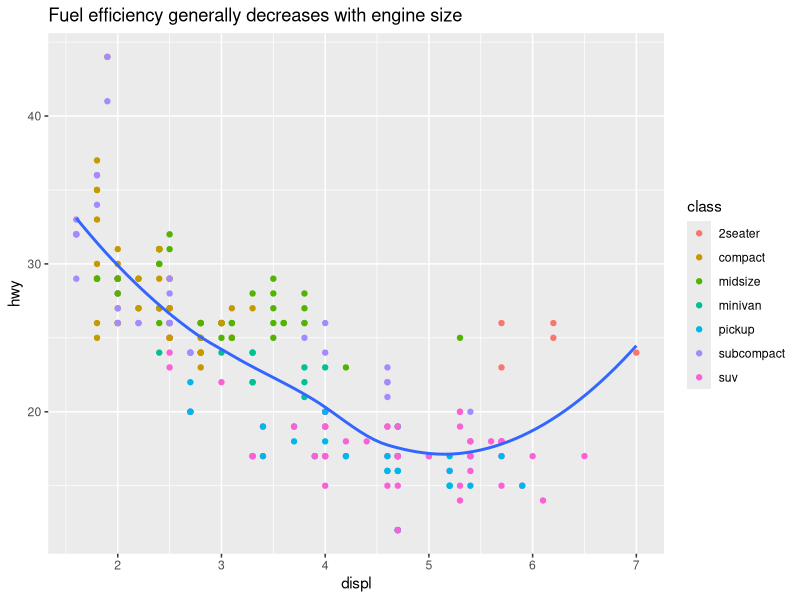
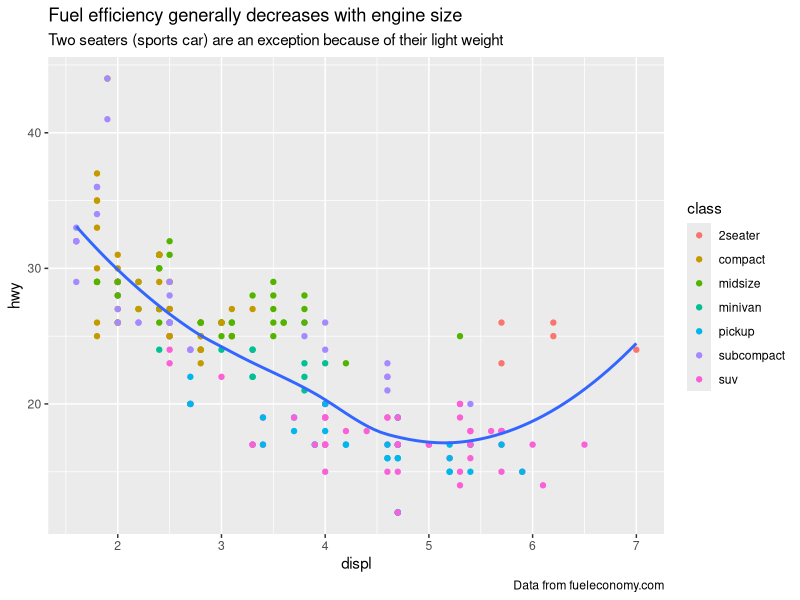
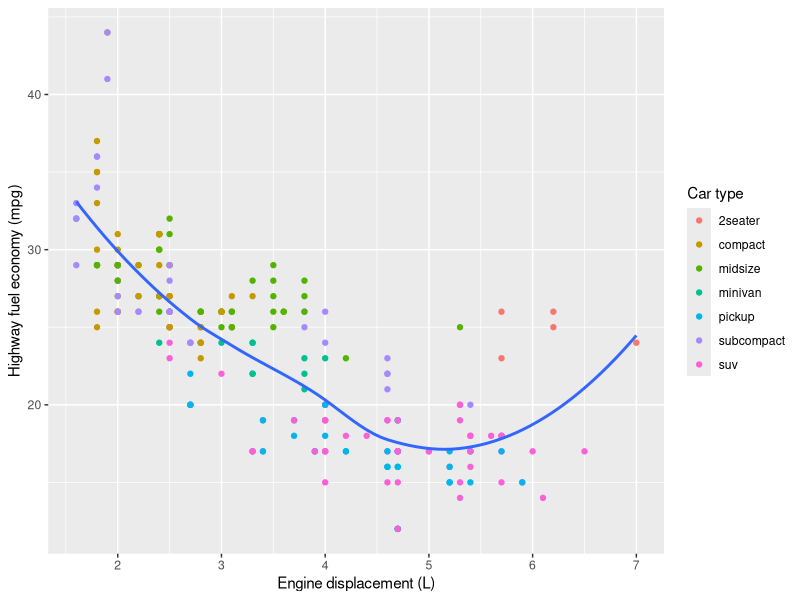
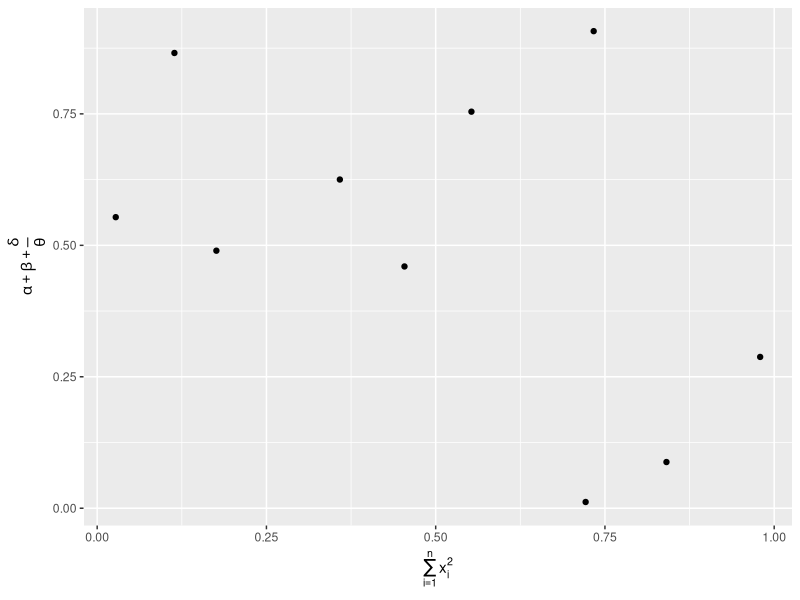
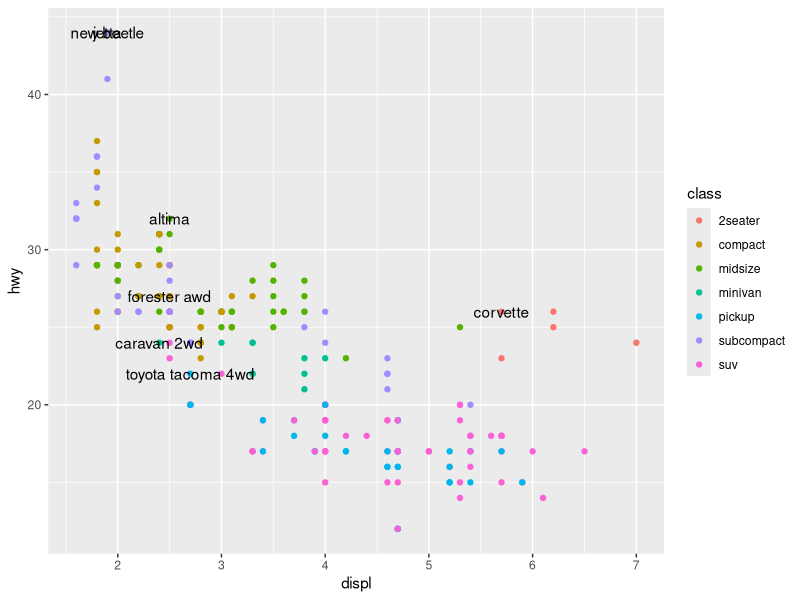
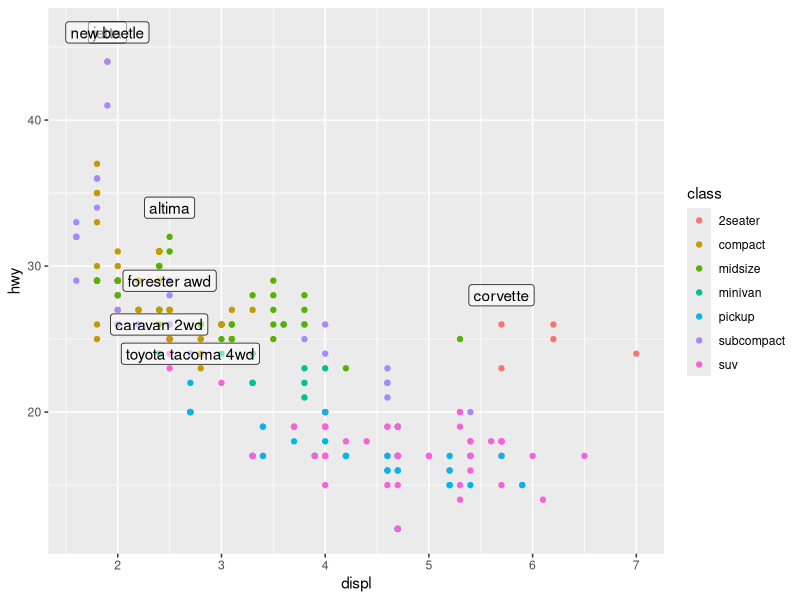
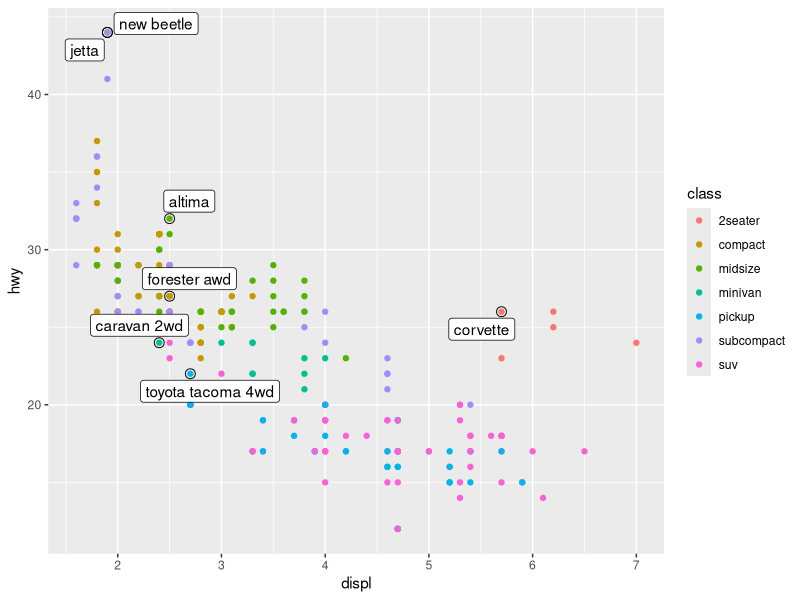
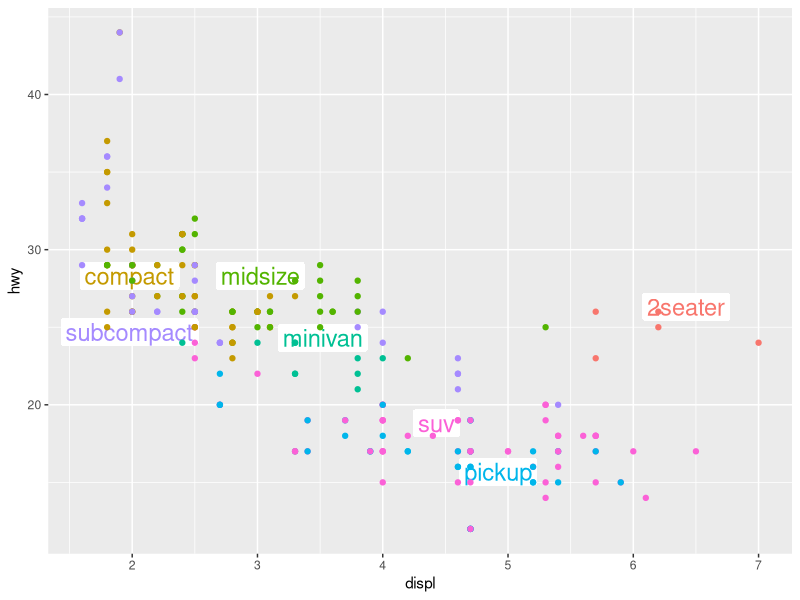

R code for these plots, in order:
## ---- chunk 1
knitr::opts_chunk$set(collapse = TRUE, dev = "png", comment = "#>")
#Sys.setlocale('LC_ALL','C') # Embed this directly in the Rmarkdown script that contains the Chinese character comment
options(digits=3)
options(max.print=200)
## ---- chunk 2
library(tidyverse)
## ---- chunk 3
ggplot(mpg, aes(displ, hwy)) + 
    geom_point(aes(color = class)) + 
    geom_smooth(se = FALSE) + 
    labs(
        title = paste(
            "Fuel efficiency generally decreases with",
            "engine size"
        )
    )
## ---- chunk 4
ggplot(mpg, aes(displ, hwy)) + 
    geom_point(aes(color = class)) + 
    geom_smooth(se = FALSE) + 
    labs(
        title = paste(
            "Fuel efficiency generally decreases with",
            "engine size"
        ),
        subtitle = paste(
            "Two seaters (sports car) are an exception",
            "because of their light weight"
        ),
        caption = "Data from fueleconomy.com"
    )
## ---- chunk 5
ggplot(mpg, aes(displ, hwy)) + 
    geom_point(aes(color = class)) + 
    geom_smooth(se = FALSE) + 
    labs(
        x = "Engine displacement (L)",
        y = "Highway fuel economy (mpg)",
        color = "Car type"
    )
## ---- chunk 6
df = tibble(
    x = runif(10),
    y = runif(10)
)

ggplot(df, aes(x, y)) + 
    geom_point() +
    labs(
        x = quote(sum(x[i] ^ 2, i == 1, n)),
        y = quote(alpha + beta + frac(delta, theta))
    )
## ---- chunk 7
best_in_class = mpg %>% 
    group_by(class) %>% 
    filter(row_number(desc(hwy)) == 1)
ggplot(mpg, aes(displ, hwy)) +
    geom_point(aes(color = class)) + 
    geom_text(aes(label = model), data = best_in_class)
## ---- chunk 8
ggplot(mpg, aes(displ, hwy)) +
    geom_point(aes(color = class)) + 
    geom_label(
        aes(label = model),
        data = best_in_class,
        nudge_y =  2,
        alpha = 0.5
    )
## ---- chunk 9
ggplot(mpg, aes(displ, hwy)) +
    geom_point(aes(color = class)) + 
    geom_point(size = 3, shape = 1, data = best_in_class) +
    ggrepel::geom_label_repel(
        aes(label = model),
        data = best_in_class
    )
## ---- chunk 10
class_avg = mpg %>% 
    group_by(class) %>% 
    summarise(
        displ = median(displ),
        hwy = median(hwy)
    )

ggplot(mpg, aes(displ, hwy, color = class)) +
    ggrepel::geom_label_repel(aes(label = class),
                              data = class_avg,
                              size = 6,
                              label.size = 0,
                              segment.color = NA) +
    geom_point() + theme(legend.position = "none")
## ---- chunk 11
label = mpg %>% 
    dplyr::summarize(
        displ = max(displ),
        hwy = max(hwy),
        label = paste(
            "Increasing engine size is \nrelated to",
            "decreasing fuel economy"
        )
        
    )

ggplot(mpg, aes(displ, hwy)) + 
    geom_point() +
    geom_text(
        aes(label = label),
        data = label,
        vjust = "top",
        hjust = "right"
    )
## ---- chunk 12
label = tibble(
    displ = Inf,
    hwy = Inf,
    label = paste(
            "Increasing engine size is \nrelated to",
            "decreasing fuel economy"
        )
        
    )

ggplot(mpg, aes(displ, hwy)) + 
    geom_point() +
    geom_text(
        aes(label = label),
        data = label,
        vjust = "top",
        hjust = "right"
    )
## ---- chunk 13
"Increasing engine size is related to decreasing fuel economy." %>% 
    stringr::str_wrap(width = 40) %>% 
    writeLines()
## ---- chunk 14
ggplot(mpg, aes(displ, hwy)) + 
    geom_point(aes(color = class))
## ---- chunk 15
ggplot(mpg, aes(displ, hwy)) + 
    geom_point() + 
    scale_y_continuous(breaks = seq(15, 40, by = 5))
## ---- chunk 16
ggplot(mpg, aes(displ, hwy)) + 
    geom_point() + 
    scale_x_continuous(labels = NULL) + 
    scale_y_continuous(labels = NULL)
## ---- chunk 17
presidential %>% 
    mutate(id = 33 + row_number()) %>% 
    ggplot(aes(start, id)) + 
    geom_point() + 
    geom_segment(aes(xend = end, yend = id)) + 
    scale_x_date(
        NULL,
        breaks = presidential$start,
        date_labels = "'%y"
    )
## ---- chunk 18
base = ggplot(mpg, aes(displ, hwy)) + 
    geom_point(aes(color = class))

base + theme(legend.position = "left")
base + theme(legend.position = "top")
base + theme(legend.position = "bottom")
base + theme(legend.position = "right")  # 默认设置
## ---- chunk 19
ggplot(mpg, aes(displ, hwy)) + 
    geom_point(aes(color = class)) + 
    geom_smooth(se = FALSE) +
    theme(legend.position = "bottom") +
    guides(
        color = guide_legend(
            nrow = 1,
            override.aes = list(size = 4)
        )
    )
## ---- chunk 20
ggplot(diamonds, aes(carat, price)) + 
    geom_bin2d()

ggplot(diamonds, aes(log10(carat), log10(price))) + 
    geom_bin2d()
## ---- chunk 21
ggplot(diamonds, aes(carat, price)) +
    geom_bin2d() +
    scale_x_log10() + 
    scale_y_log10()
## ---- chunk 22
ggplot(mpg, aes(displ, hwy)) + 
    geom_point(aes(color = drv))

ggplot(mpg, aes(displ, hwy)) + 
    geom_point(aes(color = drv)) +
    scale_color_brewer(palette = "Set1")
## ---- chunk 23
ggplot(mpg, aes(displ, hwy)) + 
    geom_point(aes(color = drv, shape = drv)) + 
    scale_color_brewer(palette = "Set1")
## ---- chunk 24
presidential %>% 
    mutate(id = 33 + row_number()) %>% 
    ggplot(aes(start, id, color = party)) + 
    geom_point() + 
    geom_segment(aes(xend = end, yend = id)) + 
    scale_color_manual(
        values = c(Republican = "red", Democratic = "blue")
    )
## ---- chunk 25
df = tibble(
    x = rnorm(10000),
    y = rnorm(10000)
)

ggplot(df, aes(x, y)) + 
    geom_hex() + 
    coord_fixed()

ggplot(df, aes(x,y)) + 
    geom_hex() +
    viridis::scale_fill_viridis() + 
    coord_fixed()
## ---- chunk 26
ggplot(mpg, mapping = aes(displ, hwy)) + 
    geom_point(aes(color = class)) + 
    geom_smooth() +
    coord_cartesian(xlim = c(5, 7), ylim = c(10, 30))

mpg %>% 
    filter(displ >= 5, displ <= 7, hwy >= 10, hwy <= 30) %>% 
    ggplot(aes(displ, hwy)) + 
    geom_point(aes(color = class)) + 
    geom_smooth()

## ---- chunk 27
ggplot(mpg, aes(displ, hwy)) + 
    geom_point(aes(color = class)) +
    geom_smooth(se = FALSE) +
    theme_bw()
## ---- chunk 28
ggplot(mpg, aes(displ, hwy)) + geom_point()
## ---- chunk 29
ggplot(mpg, aes(displ, hwy)) + geom_point()
## ---- chunk 30
ggplot(mpg, aes(displ, hwy)) + geom_point()
## ---- chunk 31
ggplot(mpg, aes(displ, hwy)) + geom_point()
